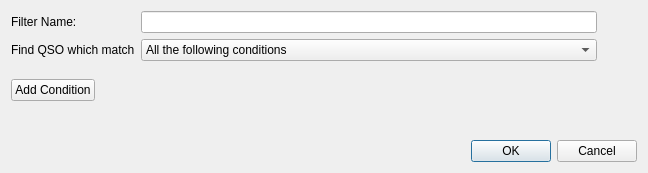
<?xml version="1.0" encoding="UTF-8"?>
<ui version="4.0">
 <class>QSOFilterDetail</class>
 <widget class="QDialog" name="QSOFilterDetail">
  <property name="geometry">
   <rect>
    <x>0</x>
    <y>0</y>
    <width>648</width>
    <height>173</height>
   </rect>
  </property>
  <property name="windowTitle">
   <string>QSO Filter Detail</string>
  </property>
  <layout class="QVBoxLayout" name="verticalLayout">
   <item>
    <layout class="QHBoxLayout" name="horizontalLayout_2">
     <item>
      <layout class="QFormLayout" name="titleLayout">
       <item row="0" column="0">
        <widget class="QLabel" name="filterNameLabel">
         <property name="text">
          <string>Filter Name:</string>
         </property>
        </widget>
       </item>
       <item row="1" column="0">
        <widget class="QLabel" name="matchingLabel">
         <property name="text">
          <string>Find QSO which match</string>
         </property>
        </widget>
       </item>
       <item row="0" column="1">
        <widget class="QLineEdit" name="filterLineEdit">
         <property name="text">
          <string/>
         </property>
        </widget>
       </item>
       <item row="1" column="1">
        <widget class="QComboBox" name="matchingCombo">
         <property name="sizePolicy">
          <sizepolicy hsizetype="Preferred" vsizetype="Fixed">
           <horstretch>0</horstretch>
           <verstretch>0</verstretch>
          </sizepolicy>
         </property>
         <item>
          <property name="text">
           <string>All the following conditions</string>
          </property>
         </item>
         <item>
          <property name="text">
           <string>Any of the following conditions</string>
          </property>
         </item>
        </widget>
       </item>
      </layout>
     </item>
     <item>
      <spacer name="horizontalSpacer_2">
       <property name="orientation">
        <enum>Qt::Horizontal</enum>
       </property>
       <property name="sizeType">
        <enum>QSizePolicy::Preferred</enum>
       </property>
       <property name="sizeHint" stdset="0">
        <size>
         <width>40</width>
         <height>20</height>
        </size>
       </property>
      </spacer>
     </item>
    </layout>
   </item>
   <item>
    <spacer name="verticalSpacer_2">
     <property name="orientation">
      <enum>Qt::Vertical</enum>
     </property>
     <property name="sizeType">
      <enum>QSizePolicy::Preferred</enum>
     </property>
     <property name="sizeHint" stdset="0">
      <size>
       <width>10</width>
       <height>20</height>
      </size>
     </property>
    </spacer>
   </item>
   <item>
    <layout class="QVBoxLayout" name="conditionsLayout"/>
   </item>
   <item>
    <layout class="QHBoxLayout" name="horizontalLayout">
     <item>
      <widget class="QPushButton" name="addConditionButton">
       <property name="sizePolicy">
        <sizepolicy hsizetype="Preferred" vsizetype="Fixed">
         <horstretch>0</horstretch>
         <verstretch>0</verstretch>
        </sizepolicy>
       </property>
       <property name="text">
        <string>Add Condition</string>
       </property>
      </widget>
     </item>
     <item>
      <spacer name="horizontalSpacer">
       <property name="orientation">
        <enum>Qt::Horizontal</enum>
       </property>
       <property name="sizeHint" stdset="0">
        <size>
         <width>40</width>
         <height>20</height>
        </size>
       </property>
      </spacer>
     </item>
    </layout>
   </item>
   <item>
    <spacer name="verticalSpacer">
     <property name="orientation">
      <enum>Qt::Vertical</enum>
     </property>
     <property name="sizeHint" stdset="0">
      <size>
       <width>20</width>
       <height>40</height>
      </size>
     </property>
    </spacer>
   </item>
   <item>
    <widget class="QDialogButtonBox" name="buttonBox">
     <property name="orientation">
      <enum>Qt::Horizontal</enum>
     </property>
     <property name="standardButtons">
      <set>QDialogButtonBox::Cancel|QDialogButtonBox::Ok</set>
     </property>
    </widget>
   </item>
  </layout>
 </widget>
 <resources/>
 <connections>
  <connection>
   <sender>buttonBox</sender>
   <signal>accepted()</signal>
   <receiver>QSOFilterDetail</receiver>
   <slot>save()</slot>
   <hints>
    <hint type="sourcelabel">
     <x>248</x>
     <y>254</y>
    </hint>
    <hint type="destinationlabel">
     <x>157</x>
     <y>274</y>
    </hint>
   </hints>
  </connection>
  <connection>
   <sender>buttonBox</sender>
   <signal>rejected()</signal>
   <receiver>QSOFilterDetail</receiver>
   <slot>reject()</slot>
   <hints>
    <hint type="sourcelabel">
     <x>316</x>
     <y>260</y>
    </hint>
    <hint type="destinationlabel">
     <x>286</x>
     <y>274</y>
    </hint>
   </hints>
  </connection>
  <connection>
   <sender>addConditionButton</sender>
   <signal>clicked()</signal>
   <receiver>QSOFilterDetail</receiver>
   <slot>addCondition()</slot>
   <hints>
    <hint type="sourcelabel">
     <x>80</x>
     <y>148</y>
    </hint>
    <hint type="destinationlabel">
     <x>340</x>
     <y>174</y>
    </hint>
   </hints>
  </connection>
  <connection>
   <sender>filterLineEdit</sender>
   <signal>textChanged(QString)</signal>
   <receiver>QSOFilterDetail</receiver>
   <slot>filterNameChanged(QString)</slot>
   <hints>
    <hint type="sourcelabel">
     <x>542</x>
     <y>29</y>
    </hint>
    <hint type="destinationlabel">
     <x>459</x>
     <y>165</y>
    </hint>
   </hints>
  </connection>
 </connections>
 <slots>
  <slot>addCondition()</slot>
  <slot>save()</slot>
  <slot>filterNameChanged(QString)</slot>
 </slots>
</ui>
